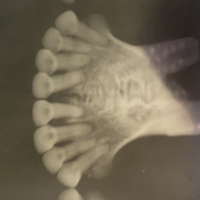
%> input picture DATASET/8.png, 200 x 200 px
$ octave detect_features_start.m   (GNU Octave 9; MATLAB toolbox functions it lacks are replaced by stand-ins)
%> lines starting %> are read from the running program, lines starting %| are printed output that depends on the picture
%% load Samples frames to detect each feature at the region of interest
% how to load a specific image in a folder
dataAMImg = imread('8.png');
%> dataAMImg is the input picture: size 200x200x3 uint8; mean R, G, B 114.8, 104.8, 85
dataPMImg = imread('16.png');
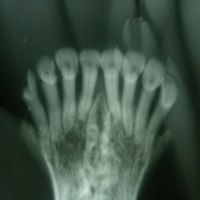
%> input picture DATASET/16.png, 200 x 200 px
%> dataPMImg is the input picture: size 200x200x3 uint8; mean R, G, B 62.6, 81.5, 68.7
figure
subplot(1,2,1)
imshow(dataAMImg);
title('Ante mortem X-ray photo')

%% convert the images to grey scale to show distinct features
% To convert the image to a gray scale in other to show all the hidden
% features
grayImg = rgb2gray(dataAMImg);
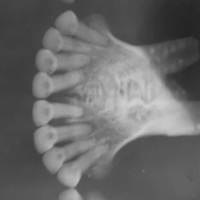
%> grayImg: size 200x200 uint8; min 34, max 209, mean 105.5
subplot(1,2,2)
imshow(grayImg)
title('Grayscale Ante mortem X-ray photo')


%% Use the Region of interest to find the features
features = detectMinEigenFeatures(grayImg)
%> features = 458 points; strongest (x, y): (49, 125), (76, 189), (56, 147), (43, 155), (47, 99)

%% Find specific features
